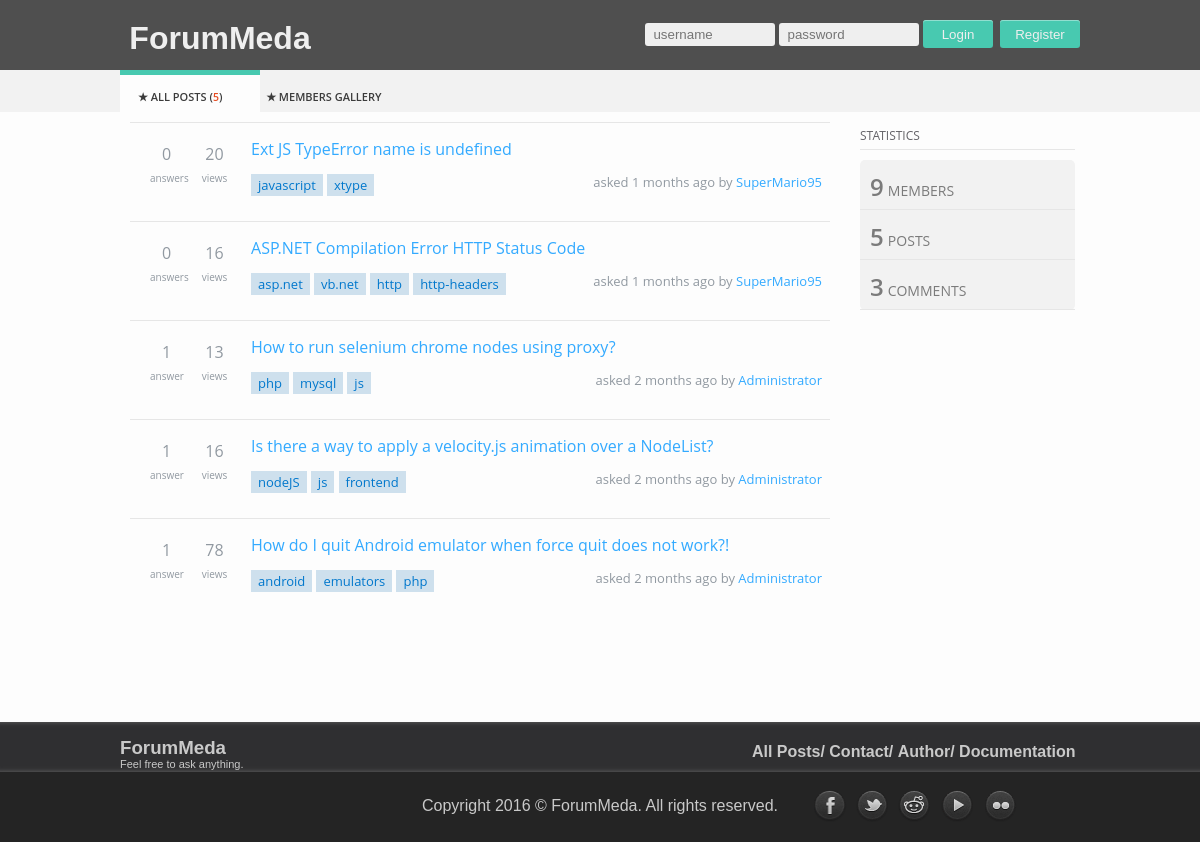
The page /gui/index.php?page=0 on the database its author committed.
### tables this page shows
CREATE TABLE `posts` (
  `id_posts` int(11) NOT NULL,
  `title` varchar(1000) NOT NULL,
  `description` varchar(5000) NOT NULL,
  `username` varchar(20) NOT NULL,
  `votes` int(11) NOT NULL,
  `views` int(10) NOT NULL,
  `time` timestamp NOT NULL DEFAULT CURRENT_TIMESTAMP,
  `tags` varchar(100) NOT NULL
);

CREATE TABLE `menu` (
  `id_menu` int(11) NOT NULL,
  `menu_place` int(2) NOT NULL,
  `name` varchar(55) NOT NULL,
  `link` varchar(350) NOT NULL,
  `parent` varchar(20) NOT NULL
);

### gui/content.php (the view, shortened to what this page needs)
<div id="sadrzaj">
	<?php
		if(isset($_GET['pn']))
		{
			$pn=preg_replace('#[^0-9]#i','',$_GET['pn']);
		}
		else
		{
			$pn=1;
		}
		$items_per_page=5;
		$pagination_display='';
		if(isset($_REQUEST['rbKategorija'])){
			$upit = "SELECT * FROM posts where tags LIKE '%".$_REQUEST['rbKategorija']."%'";
			include("konekcija.php");
			$rezultat = mysql_query($upit, $konekcija);
			mysql_close($konekcija);
		while($red = mysql_fetch_array($rezultat)){
			$title = $red['title'];
			$idpost = $red['id_posts'];
			$description = $red['description'];
			$username = $red['username'];
			$tags = $red['tags'];
			$time = $red['time'];
			$tags = explode(',', $tags);
			$tagovi='';
			foreach($tags as $r){
				$tagovi .= "<span class='paket_desno_tagovi_tag'>$r</span> ";
			}
			$time = time() - strtotime($time);
			if ($time<60) {
				if($time == 1){
					$time = round($time)." sec";
				}else{
					$time = round($time)." secs";
				}
			} else if ($time<3600-1) {
				if(($time>60) && ($time<3600-1)){
					$time = round($time / 60)." mins";
				}else{
					$time = round($time / 60)." min";
				}
			} else if ($time<86400) {
				$time = round($time / 60 / 60)." hours";
			}else if ($time<604800) {
				$time = round($time / 60 / 60 / 60 +1)." days";
			}else if ($time<31536000) {
				$time = round($time / 60 / 60 / 60 / 12 + 1)." months";
			}else{
				$time = round($time / 60 / 60 / 60 / 60 /60 + 1)." years";
			}
			$pomocna = '';
			if(!isset($_SESSION['id_users'])){
				$pomocna = "<a href='#' class='titlenolog'>$title</a>";
			}else{
				$pomocna = "<a href='index.php?page=7&title=$title&username=$username&idposta=$idpost'>$title</a>";
				$_SESSION['pomocniurl'] = "$title";
			}
			$upit3 = "SELECT COUNT(*) as ukupno FROM comments c  INNER JOIN posts p ON c.id_posts=p.id_posts WHERE c.id_posts= '".$idpost."'";
				include("konekcija.php");
				$comments = mysql_query($upit3, $konekcija);
				mysql_close($konekcija);
				$pom3 = mysql_fetch_assoc($comments);
				$broj_komentara = $pom3['ukupno'];
				$odgovori = '';
				if($broj_komentara == 1){
					$odgovori = "answer";
				}else{
					$odgovori = "answers";
				}
			$upit4 = "SELECT views FROM posts WHERE id_posts= '".$idpost."'";
				include("konekcija.php");
				$result2 = mysql_query($upit4, $konekcija);
				mysql_close($konekcija);
				$broj_pregleda = '';
				while($row = mysql_fetch_array($result2)){
					$broj_pregleda = $red['views'];
				}
				if($broj_pregleda == 1){
					$pregledi = "view";
				}else{
					$pregledi = "views";
				}
			echo ("<div class='sadrzaj_paket'>
			<div class='paket_levo'>
				<div class='paket_levo_glasovi'>
					<span class='paket_levo_glasovi_broj'>$broj_komentara</span>
					<span class='paket_levo_glasovi_tekst'>$odgovori</span>
				</div>
				<div class='paket_levo_glasovi'>
					<span class='paket_levo_glasovi_broj'>$broj_pregleda</span>
					<span class='paket_levo_glasovi_tekst'> $pregledi</span>
				</div>
			</div>
			<div class='paket_desno'>
				<div class='paket_desno_naslov'>$pomocna</div>
				<div class='paket_desno_tagovi'>
					$tagovi
				</div>
				<div class='paket_desno_opis'>
					<span class='paket_desno_opis_time'>asked ".$time." ago&nbsp;by</span>
					<span class='paket_desno_opis_user'><a href='index.php?page=4&usernamem=$username'>$username</a></span>
				</div>
			</div>
		</div>
		<div class='cisti'></div>");
		}
		}else{
			$upit = "SELECT * FROM posts  ORDER BY time DESC LIMIT ".($pn-1)*$items_per_page.",$items_per_page";
			include("konekcija.php");
			$rezultat = mysql_query($upit, $konekcija);
		while($red = mysql_fetch_array($rezultat)){
			$title = $red['title'];
			$idpost = $red['id_posts'];
			$username = $red['username'];
			$tags = $red['tags'];
			$time = $red['time'];
			$tags = explode(',', $tags);
			$tagovi='';
			foreach($tags as $r){
				$tagovi .= "<span class='paket_desno_tagovi_tag'>$r</span> ";
			}
			$time = time() - strtotime($time);
			if ($time<60) {
				if($time == 1){
					$time = round($time)." sec";
				}else{
					$time = round($time)." secs";
				}
			} else if ($time<3600-1) {
				if(($time>60) && ($time<3600-1)){
					$time = round($time / 60)." mins";
				}else{
					$time = round($time / 60)." min";
				}
			} else if ($time<86400) {
				$time = round($time / 60 / 60)." hours";
			}else if ($time<604800) {
				$time = round($time / 60 / 60 / 60 +1)." days";
			}else if ($time<31536000) {
				$time = round($time / 60 / 60 / 60 / 12 + 1)." months";
			}else{
				$time = round($time / 60 / 60 / 60 / 60 /60 + 1)." years";
			}
			$pomocna = '';
			if(!isset($_SESSION['id_users'])){
				$pomocna = "<a href='#' class='titlenolog'>$title</a>";
			}else{
				$pomocna = "<a href='index.php?page=7&title=$title&username=$username&idposta=$idpost'>$title</a>";
				$_SESSION['pomocniurl'] = "$title";
			}
			$upit3 = "SELECT COUNT(*) as ukupno FROM comments c  INNER JOIN posts p ON c.id_posts=p.id_posts WHERE c.id_posts= '".$idpost."'";
				include("konekcija.php");
				$comments = mysql_query($upit3, $konekcija);
				$pom3 = mysql_fetch_assoc($comments);
				$broj_komentara = $pom3['ukupno'];
				$odgovori = '';
				if($broj_komentara == 1){
					$odgovori = "answer";
				}else{
					$odgovori = "answers";
				}
			$upit4 = "SELECT views FROM posts WHERE id_posts= '".$idpost."'";
				include("konekcija.php");
				$result2 = mysql_query($upit4, $konekcija);
				$broj_pregleda = '';
				while($row = mysql_fetch_array($result2)){
					$broj_pregleda = $red['views'];
				}
				if($broj_pregleda == 1){
					$pregledi = "view";
				}else{
					$pregledi = "views";
				}
			echo ("<div class='sadrzaj_paket'>
			<div class='paket_levo'>
				<div class='paket_levo_glasovi'>
					<span class='paket_levo_glasovi_broj'>$broj_komentara</span>
					<span class='paket_levo_glasovi_tekst'>$odgovori</span>
				</div>
				<div class='paket_levo_glasovi'>
					<span class='paket_levo_glasovi_broj'>$broj_pregleda</span>
					<span class='paket_levo_glasovi_tekst'> $pregledi</span>
				</div>
			</div>
			<div class='paket_desno'>
				<div class='paket_desno_naslov'>$pomocna</div>
				<div class='paket_desno_tagovi'>
					$tagovi
				</div>
				<div class='paket_desno_opis'>
					<span class='paket_desno_opis_time'>asked ".$time." ago&nbsp;by</span>
					<span class='paket_desno_opis_user'><a href='index.php?page=4&usernamem=$username'>$username</a></span>
				</div>
			</div>
		</div>
		<div class='cisti'></div>");
		}echo ("<div id='pagination'>$pagination_display</div>");
		}
	?>
</div>
<div id="desno">
	<?php
		include("widget.php");
	?>
</div>

### gui/footer.php (shortened to what this page needs)
<div id="footer">
    <div id="gore">
        <div id="gore2">
			<div id="dole3">
				<a href="index.php?page=0"><h3>ForumMeda</h3><br/><br/>
				<p>Feel free to ask anything.</p></a>
			</div>
			<div id="meni_footer">
				<ul>
			<?php
				$upit = "SELECT * FROM menu WHERE menu_place='2'";
					include("konekcija.php");
					$rezultat = mysql_query($upit, $konekcija);
					while($red = mysql_fetch_array($rezultat)){
						$name = $red['name'];
						$link = $red['link'];
						echo ("<li><a href='$link'>$name</a></li>&nbsp;");
					}
			?>
				</ul>
			</div>
        </div>
    </div>
    <div id="dole">
        <div id="dole2">
        <p>Copyright 2016 &copy; <a href="#">ForumMeda</a>. All rights reserved.</p>
        <div id="mreze">
            <a href="https://www.facebook.com/" target="_blank"><img src="images/socialn/facebook.png"/></a>
            <a href="https://twitter.com/" target="_blank"><img src="images/socialn/twitter.png"/></a>
            <a href="https://www.reddit.com/" target="_blank"><img src="images/socialn/reddit.png"/></a>
            <a href="https://www.youtube.com/" target="_blank"><img src="images/socialn/youtube.png"/></a>
            <a href="https://www.flickr.com/" target="_blank"><img src="images/socialn/flickr.png"/></a>
        </div>
        </div>
    </div>
</div>

### gui/css/style.css (style rules this page uses)
* { padding:0px; margin:0px; }
body { background-color:#fdfdfd; font-family: Open Sans, Arial, Helvetica, sans-serif; }
#footer { width:100%; height:120px; margin-top:60px; }
#gore { width:100%; height:50px; background-color: #2f2f31; color:#c9c9c9; font-family: Arial; -moz-box-shadow: inset 0 5px 5px -5px #696868, inset 0 -5px 5px -5px #696868; -webkit-box-shadow: inset 0 5px 5px -5px #696868, inset 0 -5px 5px -5px #696868; box-shadow: inset 0 5px 5px -5px #696868, inset 0 -5px 5px -5px #696868; }
#gore2 { width:960px; margin:0px auto; }
#gore2 h3 { margin-top: 15px; width:100px; float:left; height:20px; }
#gore2 p { width:140px; font-size:11px; height:15px; }
#meni_footer { float:right; margin-top:-30px; }
#meni_footer ul li { display:inline-block; }
#meni_footer ul li a { text-decoration:none; display:block; color:#c9c9c9; font-weight:bold; }
#dole2 a { text-decoration:none; color:#c9c9c9; }
#dole { width:100%; height:70px; background-color: #242424; font-family: Arial; }
#dole2 { width:960px; text-align:center; padding-top:25px; margin:0px auto; }
#dole2 p { color:#c9c9c9; }
#dole3 a { text-decoration:none; color:#c9c9c9; }
#mreze { float:right; margin-top: -25px; margin-right: 60px; height:40px; }
#mreze a { display: inline-block; overflow: hidden; height: 38px; }
#mreze img { width: 38px; height: 81px; position: relative; color: #fff; -webkit-transition: top .3s; -moz-transition: top .3s; -o-transition: top .3s; transition: top .3s; top: 0px; }
#sadrzaj { float:left; width:735px; min-height:400px; }
#desno { float:left; width:225px; min-height:400px; }
.sadrzaj_paket { margin: 10px; border-top: 1px solid #e6e6e6; padding-top: 10px; width: 700px; float:left; }
.paket_levo { float:left; margin-top:10px; margin-right: 10px; margin-left: 10px; }
.paket_levo_glasovi { width:33px; float: left; text-align: center; margin-right: 5px; color:#9199a1; margin-left:10px; }
.paket_desno { width:576px; float:left; }
.paket_levo_glasovi_tekst { font-size:10px; }
.paket_desno_naslov { padding: 5px; color:#3af; margin-bottom: 8px; }
.paket_desno_naslov a { text-decoration:none; color:#3af; }
.paket_desno_tagovi { margin-left:5px; float: left; margin-bottom: 6px; }
.paket_desno_tagovi_tag { background-color:#cee0ed; padding: 2px 7px; font-size: 13px; color:#07c; }
.paket_desno_opis { float:right; font-size: 13px; color:#9199a1; min-width: 250px; text-align: right; }
.paket_desno_opis_user { color:#3af; text-decoration:none; }
.paket_desno_opis_user a { text-decoration:none; color:#3af; }
#pagination { width: 100%; height: 30px; text-align:center; margin-top:20px; }

### rows shown on the page
posts: broj_komentara "0", odgovori "answers", views "20", views "views", title "Ext JS TypeError name is undefined", tags "javascript", tags "xtype", time "1 months", username "SuperMario95"
posts: broj_komentara "0", odgovori "answers", views "16", views "views", title "ASP.NET Compilation Error HTTP Status Code", tags "asp.net", tags "vb.net", tags "http", tags "http-headers", time "1 months", username "SuperMario95"
posts: broj_komentara "1", odgovori "answer", views "13", views "views", title "How to run selenium chrome nodes using proxy?", tags "php", tags "mysql", tags "js", time "2 months", username "Administrator"
posts: broj_komentara "1", odgovori "answer", views "16", views "views", title "Is there a way to apply a velocity.js animation over a NodeList?", tags "nodeJS", tags "js", tags "frontend", time "2 months", username "Administrator"
posts: broj_komentara "1", odgovori "answer", views "78", views "views", title "How do I quit Android emulator when force quit does not work?!", tags "android", tags "emulators", tags "php", time "2 months", username "Administrator"
menu: name "All Posts/"
menu: name "Contact/"
menu: name "Author/"
menu: name "Documentation"

### other values the page prints
$broj_postova "5"
$broj_usera "9"
$broj_komentara "3"
